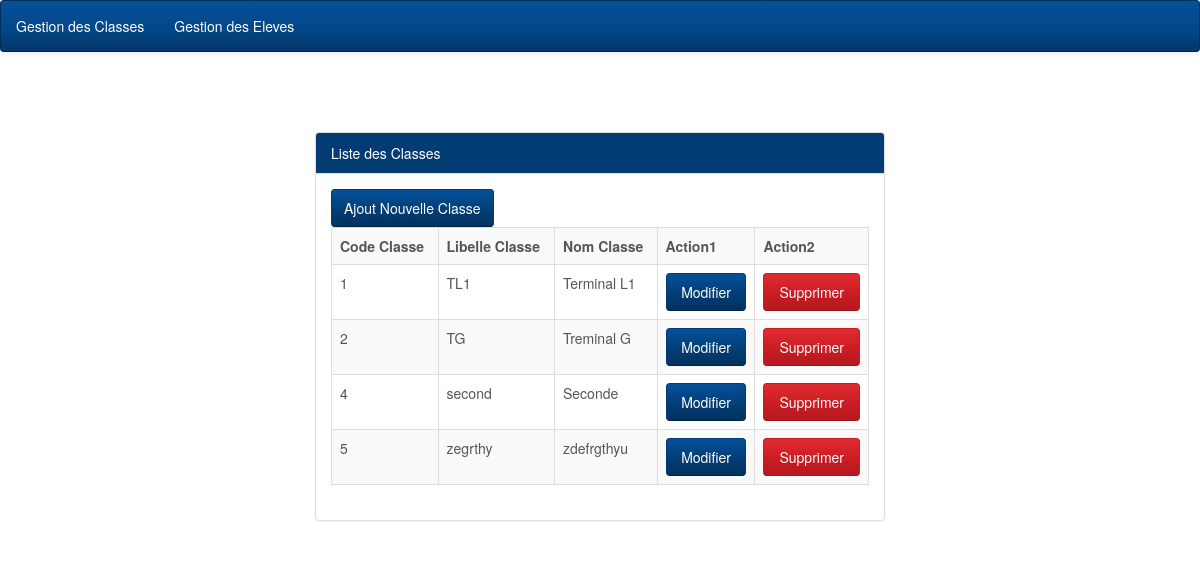
Page /Views/ListesClasses.php on the committed database.
### tables this page shows
CREATE TABLE IF NOT EXISTS `classe` (
`codeClasse` int(11) NOT NULL,
  `libelleClasse` varchar(150) NOT NULL,
  `nomClasse` varchar(150) NOT NULL
);

### Model/classes.php (called while the page is built, shortened)
<?php
	function listclasses()
	{
		$sql = "SELECT * FROM classe";
		$connect = getConnection();
		$result = mysqli_query($connect, $sql);
		return $result;
	}
?>

### Views/ListesClasses.php (the view, shortened to what this page needs)
<!DOCTYPE html>
<html>
<head>
	<link rel="stylesheet" type="text/css" href="Style/bootstrap-cerulean.min.css">
	<link rel="stylesheet" type="text/css" href="Style/style.css">
</head>
<body>
	<nav class="navbar navbar-inverse">
		<ul class="nav navbar-nav">
			<li><a href="ListesClasses.php">Gestion des Classes</a></li>
			<li><a href="ListesEleves.php">Gestion des Eleves</a></li>
		</ul>
	</nav>
	<div class="container col-md-6 col-md-offset-3 marge">
		<div class="panel panel-info">
			<div class="panel-heading">Liste des Classes</div>
				<div class="panel-body">
					<a href="FAjoutClasses.php" class="btn btn-info">Ajout Nouvelle Classe</a>
					<table class="table table-bordered table-striped">
						<tr>
							<th>Code Classe</th>
							<th>Libelle Classe</th>
							<th>Nom Classe</th>
							<th>Action1</th>
							<th>Action2</th>
						</tr>
						<?php
							require_once '../Model/classes.php';
							$result = listclasses();
							while ($tab = mysqli_fetch_assoc($result))
							{
								echo "<tr>";
									echo "<td>$tab[codeClasse]</td>";
									echo "<td>$tab[libelleClasse]</td>";
									echo "<td>$tab[nomClasse]</td>";
									echo "<td><a href='FModifClasses.php?codeClasse=$tab[codeClasse]' class='btn btn-info btn-block'>Modifier</a></td>";
									echo "<td><a href='../Controller/TSuppClasses.php?codeClasse=$tab[codeClasse]' class='btn btn-danger btn-block' onClick='return confirmation();'>Supprimer</a></td>";
								echo "</tr>";
							}
						?>
					</table>
				</div>
		</div>
	</div>
</body>
</html>

### Views/Style/style.css (style rules this page uses)
.marge { margin-top: 60px; }
body { background-size: 100%; }

### rows in the picture
classe: codeClasse "1", libelleClasse "TL1", nomClasse "Terminal L1"
classe: codeClasse "2", libelleClasse "TG", nomClasse "Treminal G"
classe: codeClasse "4", libelleClasse "second", nomClasse "Seconde"
classe: codeClasse "5", libelleClasse "zegrthy", nomClasse "zdefrgthyu"
